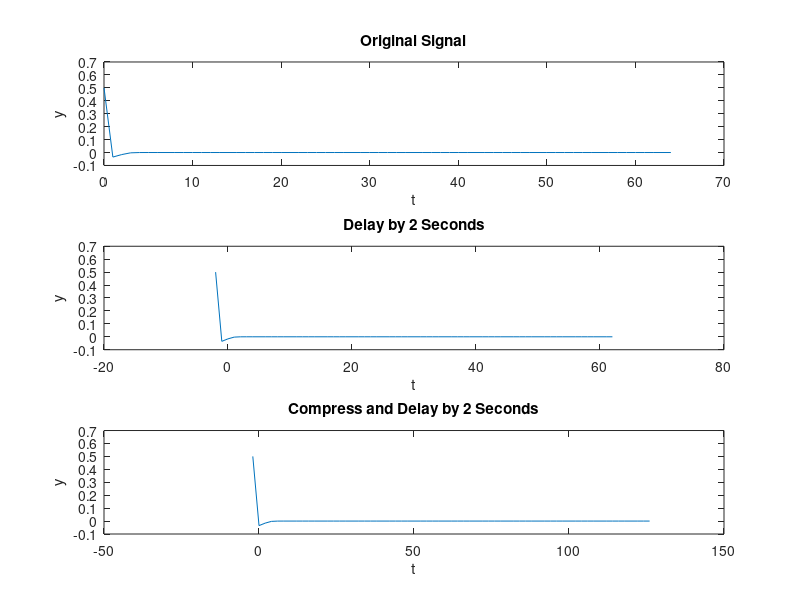

This chart was generated by the following MATLAB code:
clc;
clear;
t=0:64;
f=1;
fs=8;


subplot(3,1,1);
y=exp(-2*t).*cos(2*pi*(f/fs)*t+pi/3);
plot(t,y);
xlabel('t');
ylabel('y');
title('Original Signal');

subplot(3,1,2);

plot(t-2,y);
xlabel('t');
ylabel('y');
title('Delay by 2 Seconds');


subplot(3,1,3);

plot(2*t-2,y);
xlabel('t');
ylabel('y');
title('Compress and Delay by 2 Seconds');
